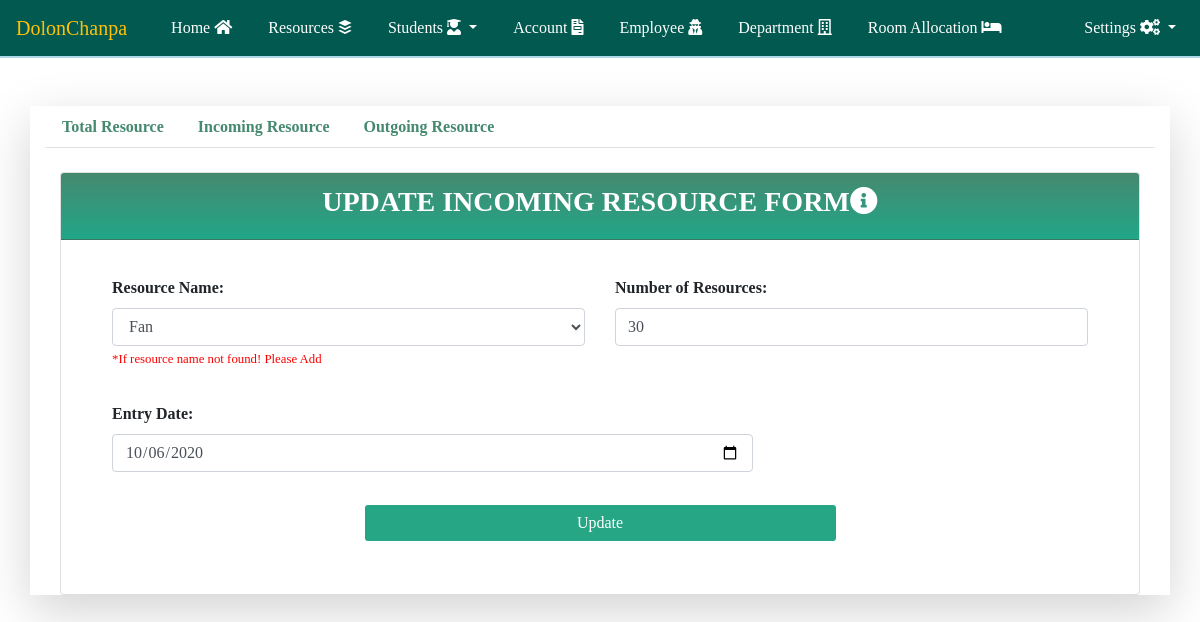
Screenshot of /update_incoming_resource_information.php?id=27 (signed in) with the database file from the repository.
### tables this page shows
CREATE TABLE `incoming_resource` (
  `id` int(255) NOT NULL,
  `resource_id` int(255) NOT NULL,
  `number_of_resources` varchar(100) NOT NULL,
  `month` varchar(10) NOT NULL,
  `year` varchar(10) NOT NULL,
  `entry_date` date NOT NULL
);

CREATE TABLE `resource_name` (
  `id` int(11) NOT NULL,
  `resource_name` varchar(200) NOT NULL
);

### update_incoming_resource_information.php (the view, shortened to what this page needs)
<?php include('header.php')?>
<?php include('database_connection.php')?>
<?php
if(!isset($_GET['id']))
{
    ?>
    <script>
        window.location = "home.php";
    </script>
    <?php
}
else if(isset($_GET['id']))
{
    $incoming_resource_id_validation_qry = "SELECT * FROM `incoming_resource` WHERE `id` = '$_GET[id]'";
    $incoming_resource_id_validation_qry_run = mysqli_query($conn, $incoming_resource_id_validation_qry);
    $incoming_resource_id_validation_qry_run_res = mysqli_fetch_assoc($incoming_resource_id_validation_qry_run);
        ?>
        <?php
}
?>
<?php include('resource_header.php')?>
<div class="container"><br>
    <div class="row justify-content-center">
        <div class="col-lg-12 col-12">
            <div class="card">
                <div class="card-header">
                    <div class="row justify-content-center">
                        <div class="col-12">
                            <h3 class ="text-center card_header_color text-uppercase">Update Incoming Resource Form<span><i class="fas fa-info-circle"></i></span></h3>
                        </div>
                    </div>
                </div>
                <div class="card-body">
                    <form action="" method = "POST">
                        <div class="row m-3">
                            <div class="col-lg-6 col-md-6 col-12 ">
                                <div class="form-group">
                                    <label for="">Resource Name:</label>
                                    <br>
                                    <select name="resource_name" class = "form-control" required>
                                        <?php
                                        $select_resource_name_qry = "SELECT * FROM `resource_name`";
                                        $run_select_resource_name_qry = mysqli_query($conn, $select_resource_name_qry);
                                        while($row = mysqli_fetch_assoc($run_select_resource_name_qry))
                                        {
                                            ?>
                                            <option value="<?php echo $row['id']?>" <?php if($row['id'] ==$incoming_resource_id_validation_qry_run_res['resource_id'])
                                            {
                                                echo "selected";
                                            }?>><?php echo $row['resource_name']?></option>
                                            <?php
                                        }
                                        ?>
                                    </select>
                                    <small style="color:red">*If resource name not found! Please Add</small>
                                </div>
                            </div>
                            <div class="col-lg-6 col-md-6 col-12">
                                <div class="form-group">
                                    <label for="">Number of Resources:</label>
                                    <br>
                                    <input type="number" name = "resource_number" class = "form-control"required placeholder="Enter Number of Resources" value = "<?php if(isset($_POST['resource_number']))
                                    {
                                        echo $_POST['resource_number'];
                                    }
                                    else
                                    {
                                        echo $incoming_resource_id_validation_qry_run_res['number_of_resources'];
                                    }
                                    ?>">
                                </div>
                            </div>
                        </div>
                        <div class="row m-3">
                            <div class="col-lg-8 col-md-8 col-12 ">
                                <div class="form-group">
                                    <label for="">Entry Date:</label>
                                    <br>
                                    <input type="date" class = "form-control" name = "entry_date" required value = "<?php
                                        if(isset($_POST['entry_date']))
                                        {
                                            echo $_POST['entry_date'];
                                        }
                                        else
                                        {
                                            echo $incoming_resource_id_validation_qry_run_res['entry_date'];
                                        }
                                    ?>">
                                </div>
                            </div>
                        </div>
                        <div class="row m-3 justify-content-center">
                            <div class=" col-lg-6 col-10">
                                <div class="form-group">
                                    <input type="submit" name = "entry_form_submit" class = "form-control btn btn_color_employee" value = "Update">
                                </div>
                            </div>
                        </div>
                    </form>
                </div>
            </div>
        </div>
    </div>
</div>
<?php include('resource_footer.php')?>
<?php include('footer.php')?>

### css/style.css (style rules this page uses)
body { font-family: 'sans-serif'; }
.card-header { padding: .75rem 1.25rem; margin-bottom: 0; background-image: linear-gradient(#45896F, #21A688); border-bottom: 1px solid rgba(0,0,0,.125); }
.card_header_color { color: white; font-weight: bold; }
.btn_color_employee { background-color: #26A685; color:white; transition: color 1000ms ease, background-color 500ms ease; }
label { font-weight: bold; }

### rows the page displays
incoming_resource: resource_name "Fan", resource_number "30", entry_date "10/06/2020"
